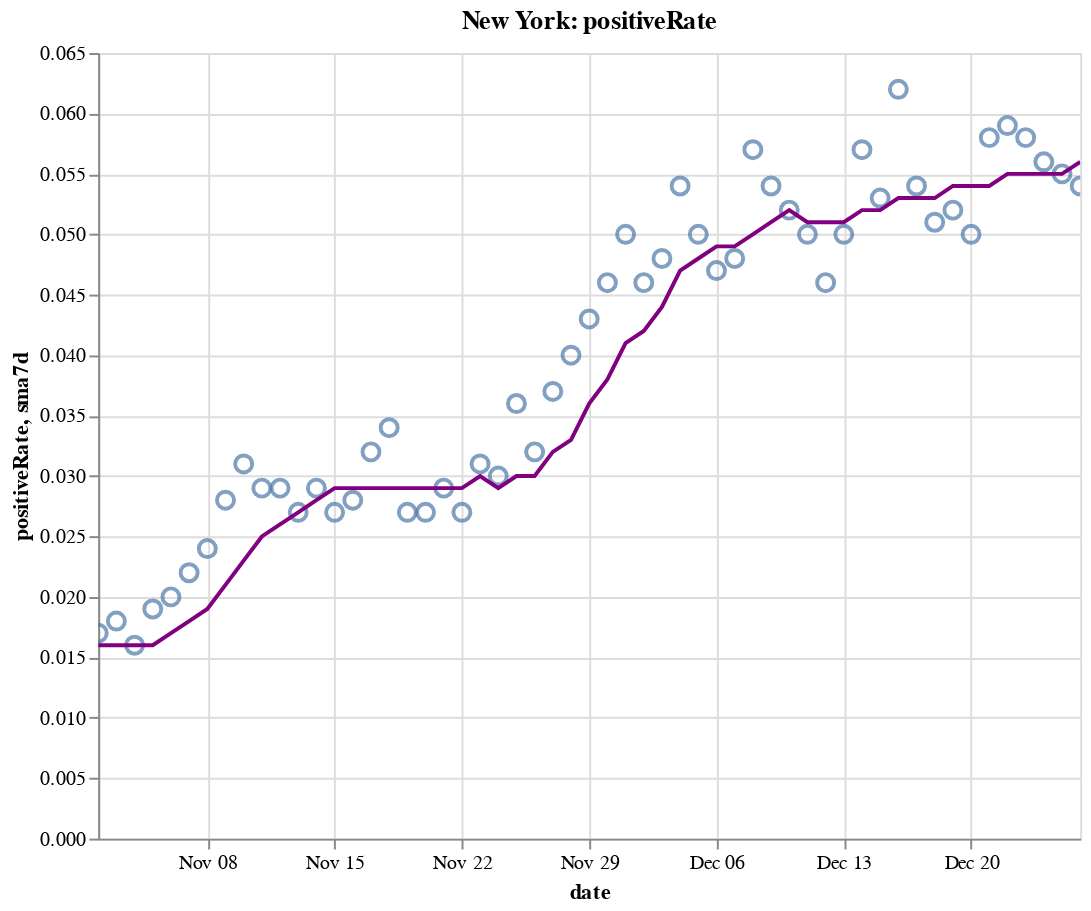

Source (notebook cell):
### Code cell
create_plot(ny, 'positiveRate')

### Figure 1 — Vega-Lite specification as saved in the notebook (floating-point values rounded to 4 significant figures)
{"config": {"view": {"continuousWidth": 400, "continuousHeight": 300}}, "layer": [{"layer": [{"mark": {"type": "point", "size": 75}, "encoding": {"tooltip": [{"type": "temporal", "field": "date"}, {"type": "quantitative", "field": "positiveRate"}, {"type": "quantitative", "field": "sma7d"}], "x": {"type": "temporal", "field": "date"}, "y": {"type": "quantitative", "field": "positiveRate"}}, "selection": {"selector010": {"type": "interval", "bind": "scales", "encodings": ["x", "y"]}}}, {"mark": {"type": "line", "color": "purple"}, "encoding": {"x": {"type": "temporal", "field": "date"}, "y": {"type": "quantitative", "field": "sma7d"}}}]}, {"mark": {"type": "rule", "color": "#aaa"}, "encoding": {"x": {"type": "temporal", "field": "date"}}, "transform": [{"filter": {"selection": "selector009"}}]}, {"mark": "circle", "encoding": {"opacity": {"condition": {"value": 1, "selection": "selector009"}, "value": 0}, "tooltip": [{"type": "temporal", "field": "date"}, {"type": "quantitative", "field": "positiveRate"}, {"type": "quantitative", "field": "sma7d"}], "x": {"type": "temporal", "field": "date"}, "y": {"type": "quantitative", "field": "positiveRate"}}, "selection": {"selector009": {"type": "single", "encodings": ["x"], "on": "mouseover", "nearest": true, "empty": "none"}}}, {"mark": {"type": "text", "align": "left", "dx": 5, "dy": -5, "stroke": "white", "strokeWidth": 2}, "encoding": {"text": {"type": "quantitative", "field": "positiveRate"}, "tooltip": [{"type": "temporal", "field": "date"}, {"type": "quantitative", "field": "positiveRate"}, {"type": "quantitative", "field": "sma7d"}], "x": {"type": "temporal", "field": "date"}, "y": {"type": "quantitative", "field": "positiveRate"}}, "transform": [{"filter": {"selection": "selector009"}}]}, {"mark": {"type": "text", "align": "left", "dx": 5, "dy": -5}, "encoding": {"text": {"type": "quantitative", "field": "positiveRate"}, "tooltip": [{"type": "temporal", "field": "date"}, {"type": "quantitative", "field": "positiveRate"}, {"type": "quantitative", "field": "sma7d"}], "x": {"type": "temporal", "field": "date"}, "y": {"type": "quantitative", "field": "positiveRate"}}, "transform": [{"filter": {"selection": "selector009"}}]}], "data": {"name": "data-a4c2dc2b9904f269aa859118adf8aa88"}, "height": 400, "title": "New York: positiveRate", "width": 500, "$schema": "https://vega.github.io/schema/vega-lite/v4.8.1.json", "datasets": {"data-a4c2dc2b9904f269aa859118adf8aa88": [{"date": "2020-11-02T00:00:00", "totalTestResultsIncrease": 96100.0, "positiveIncrease": 1633.0, "death": 25840.0, "deathIncrease": 14.0, "positiveRate": 0.017, "state": "New York", "sma7d": 0.016}, {"date": "2020-11-03T00:00:00", "totalTestResultsIncrease": 127900.0, "positiveIncrease": 2321.0, "death": 25850.0, "deathIncrease": 15.0, "positiveRate": 0.018, "state": "New York", "sma7d": 0.016}, {"date": "2020-11-04T00:00:00", "totalTestResultsIncrease": 133500.0, "positiveIncrease": 2126.0, "death": 25870.0, "deathIncrease": 15.0, "positiveRate": 0.016, "state": "New York", "sma7d": 0.016}, {"date": "2020-11-05T00:00:00", "totalTestResultsIncrease": 161000.0, "positiveIncrease": 2997.0, "death": 25890.0, "deathIncrease": 24.0, "positiveRate": 0.019, "state": "New York", "sma7d": 0.016}, {"date": "2020-11-06T00:00:00", "totalTestResultsIncrease": 160700.0, "positiveIncrease": 3209.0, "death": 25910.0, "deathIncrease": 18.0, "positiveRate": 0.02, "state": "New York", "sma7d": 0.017}, {"date": "2020-11-07T00:00:00", "totalTestResultsIncrease": 163300.0, "positiveIncrease": 3587.0, "death": 25930.0, "deathIncrease": 18.0, "positiveRate": 0.022, "state": "New York", "sma7d": 0.018}, {"date": "2020-11-08T00:00:00", "totalTestResultsIncrease": 145600.0, "positiveIncrease": 3428.0, "death": 25950.0, "deathIncrease": 19.0, "positiveRate": 0.024, "state": "New York", "sma7d": 0.019}, {"date": "2020-11-09T00:00:00", "totalTestResultsIncrease": 111400.0, "positiveIncrease": 3144.0, "death": 25970.0, "deathIncrease": 26.0, "positiveRate": 0.028, "state": "New York", "sma7d": 0.021}, {"date": "2020-11-10T00:00:00", "totalTestResultsIncrease": 128000.0, "positiveIncrease": 3965.0, "death": 26000.0, "deathIncrease": 32.0, "positiveRate": 0.031, "state": "New York", "sma7d": 0.023}, {"date": "2020-11-11T00:00:00", "totalTestResultsIncrease": 164300.0, "positiveIncrease": 4820.0, "death": 26030.0, "deathIncrease": 21.0, "positiveRate": 0.029, "state": "New York", "sma7d": 0.025}, {"date": "2020-11-12T00:00:00", "totalTestResultsIncrease": 162600.0, "positiveIncrease": 4797.0, "death": 26060.0, "deathIncrease": 29.0, "positiveRate": 0.029, "state": "New York", "sma7d": 0.026}, {"date": "2020-11-13T00:00:00", "totalTestResultsIncrease": 203700.0, "positiveIncrease": 5401.0, "death": 26080.0, "deathIncrease": 24.0, "positiveRate": 0.027, "state": "New York", "sma7d": 0.027}, {"date": "2020-11-14T00:00:00", "totalTestResultsIncrease": 184200.0, "positiveIncrease": 5388.0, "death": 26100.0, "deathIncrease": 24.0, "positiveRate": 0.029, "state": "New York", "sma7d": 0.028}, {"date": "2020-11-15T00:00:00", "totalTestResultsIncrease": 133200.0, "positiveIncrease": 3649.0, "death": 26130.0, "deathIncrease": 30.0, "positiveRate": 0.027, "state": "New York", "sma7d": 0.029}, {"date": "2020-11-16T00:00:00", "totalTestResultsIncrease": 124600.0, "positiveIncrease": 3490.0, "death": 26160.0, "deathIncrease": 26.0, "positiveRate": 0.028, "state": "New York", "sma7d": 0.029}, {"date": "2020-11-17T00:00:00", "totalTestResultsIncrease": 159900.0, "positiveIncrease": 5088.0, "death": 26190.0, "deathIncrease": 30.0, "positiveRate": 0.032, "state": "New York", "sma7d": 0.029}, {"date": "2020-11-18T00:00:00", "totalTestResultsIncrease": 154400.0, "positiveIncrease": 5294.0, "death": 26220.0, "deathIncrease": 36.0, "positiveRate": 0.034, "state": "New York", "sma7d": 0.029}, {"date": "2020-11-19T00:00:00", "totalTestResultsIncrease": 195200.0, "positiveIncrease": 5310.0, "death": 26260.0, "deathIncrease": 32.0, "positiveRate": 0.027, "state": "New York", "sma7d": 0.029}, {"date": "2020-11-20T00:00:00", "totalTestResultsIncrease": 205500.0, "positiveIncrease": 5468.0, "death": 26290.0, "deathIncrease": 35.0, "positiveRate": 0.027, "state": "New York", "sma7d": 0.029}, {"date": "2020-11-21T00:00:00", "totalTestResultsIncrease": 207900.0, "positiveIncrease": 5972.0, "death": 26330.0, "deathIncrease": 34.0, "positiveRate": 0.029, "state": "New York", "sma7d": 0.029}, {"date": "2020-11-22T00:00:00", "totalTestResultsIncrease": 196600.0, "positiveIncrease": 5392.0, "death": 26360.0, "deathIncrease": 31.0, "positiveRate": 0.027, "state": "New York", "sma7d": 0.029}, {"date": "2020-11-23T00:00:00", "totalTestResultsIncrease": 191500.0, "positiveIncrease": 5906.0, "death": 26390.0, "deathIncrease": 33.0, "positiveRate": 0.031, "state": "New York", "sma7d": 0.03}, {"date": "2020-11-24T00:00:00", "totalTestResultsIncrease": 164800.0, "positiveIncrease": 4881.0, "death": 26440.0, "deathIncrease": 51.0, "positiveRate": 0.03, "state": "New York", "sma7d": 0.029}, {"date": "2020-11-25T00:00:00", "totalTestResultsIncrease": 173100.0, "positiveIncrease": 6265.0, "death": 26480.0, "deathIncrease": 41.0, "positiveRate": 0.036, "state": "New York", "sma7d": 0.03}, {"date": "2020-11-26T00:00:00", "totalTestResultsIncrease": 217700.0, "positiveIncrease": 6933.0, "death": 26550.0, "deathIncrease": 67.0, "positiveRate": 0.032, "state": "New York", "sma7d": 0.03}, {"date": "2020-11-27T00:00:00", "totalTestResultsIncrease": 219400.0, "positiveIncrease": 8176.0, "death": 26590.0, "deathIncrease": 39.0, "positiveRate": 0.037, "state": "New York", "sma7d": 0.032}, {"date": "2020-11-28T00:00:00", "totalTestResultsIncrease": 152400.0, "positiveIncrease": 6063.0, "death": 26630.0, "deathIncrease": 44.0, "positiveRate": 0.04, "state": "New York", "sma7d": 0.033}, {"date": "2020-11-29T00:00:00", "totalTestResultsIncrease": 157300.0, "positiveIncrease": 6723.0, "death": 26690.0, "deathIncrease": 58.0, "positiveRate": 0.043, "state": "New York", "sma7d": 0.036}, {"date": "2020-11-30T00:00:00", "totalTestResultsIncrease": 149000.0, "positiveIncrease": 6819.0, "death": 26750.0, "deathIncrease": 57.0, "positiveRate": 0.046, "state": "New York", "sma7d": 0.038}, {"date": "2020-12-01T00:00:00", "totalTestResultsIncrease": 146700.0, "positiveIncrease": 7285.0, "death": 26820.0, "deathIncrease": 69.0, "positiveRate": 0.05, "state": "New York", "sma7d": 0.041}, {"date": "2020-12-02T00:00:00", "totalTestResultsIncrease": 193600.0, "positiveIncrease": 8973.0, "death": 26890.0, "deathIncrease": 73.0, "positiveRate": 0.046, "state": "New York", "sma7d": 0.042}, {"date": "2020-12-03T00:00:00", "totalTestResultsIncrease": 203400.0, "positiveIncrease": 9855.0, "death": 26960.0, "deathIncrease": 66.0, "positiveRate": 0.048, "state": "New York", "sma7d": 0.044}, {"date": "2020-12-04T00:00:00", "totalTestResultsIncrease": 208300.0, "positiveIncrease": 11270.0, "death": 27020.0, "deathIncrease": 62.0, "positiveRate": 0.054, "state": "New York", "sma7d": 0.047}, {"date": "2020-12-05T00:00:00", "totalTestResultsIncrease": 215400.0, "positiveIncrease": 10760.0, "death": 27090.0, "deathIncrease": 72.0, "positiveRate": 0.05, "state": "New York", "sma7d": 0.048}, {"date": "2020-12-06T00:00:00", "totalTestResultsIncrease": 205800.0, "positiveIncrease": 9702.0, "death": 27150.0, "deathIncrease": 60.0, "positiveRate": 0.047, "state": "New York", "sma7d": 0.049}, {"date": "2020-12-07T00:00:00", "totalTestResultsIncrease": 152300.0, "positiveIncrease": 7302.0, "death": 27230.0, "deathIncrease": 83.0, "positiveRate": 0.048, "state": "New York", "sma7d": 0.049}, {"date": "2020-12-08T00:00:00", "totalTestResultsIncrease": 162500.0, "positiveIncrease": 9335.0, "death": 27310.0, "deathIncrease": 75.0, "positiveRate": 0.057, "state": "New York", "sma7d": 0.05}, {"date": "2020-12-09T00:00:00", "totalTestResultsIncrease": 194600.0, "positiveIncrease": 10600.0, "death": 27400.0, "deathIncrease": 97.0, "positiveRate": 0.054, "state": "New York", "sma7d": 0.051}, {"date": "2020-12-10T00:00:00", "totalTestResultsIncrease": 197400.0, "positiveIncrease": 10180.0, "death": 27500.0, "deathIncrease": 94.0, "positiveRate": 0.052, "state": "New York", "sma7d": 0.052}, {"date": "2020-12-11T00:00:00", "totalTestResultsIncrease": 212700.0, "positiveIncrease": 10600.0, "death": 27590.0, "deathIncrease": 89.0, "positiveRate": 0.05, "state": "New York", "sma7d": 0.051}, {"date": "2020-12-12T00:00:00", "totalTestResultsIncrease": 242900.0, "positiveIncrease": 11130.0, "death": 27680.0, "deathIncrease": 88.0, "positiveRate": 0.046, "state": "New York", "sma7d": 0.051}, {"date": "2020-12-13T00:00:00", "totalTestResultsIncrease": 205200.0, "positiveIncrease": 10190.0, "death": 27780.0, "deathIncrease": 110.0, "positiveRate": 0.05, "state": "New York", "sma7d": 0.051}, {"date": "2020-12-14T00:00:00", "totalTestResultsIncrease": 159800.0, "positiveIncrease": 9044.0, "death": 27870.0, "deathIncrease": 85.0, "positiveRate": 0.057, "state": "New York", "sma7d": 0.052}, {"date": "2020-12-15T00:00:00", "totalTestResultsIncrease": 194200.0, "positiveIncrease": 10350.0, "death": 28000.0, "deathIncrease": 132.0, "positiveRate": 0.053, "state": "New York", "sma7d": 0.052}, {"date": "2020-12-16T00:00:00", "totalTestResultsIncrease": 160900.0, "positiveIncrease": 9998.0, "death": 28100.0, "deathIncrease": 98.0, "positiveRate": 0.062, "state": "New York", "sma7d": 0.053}, {"date": "2020-12-17T00:00:00", "totalTestResultsIncrease": 202800.0, "positiveIncrease": 10910.0, "death": 28220.0, "deathIncrease": 122.0, "positiveRate": 0.054, "state": "New York", "sma7d": 0.053}, {"date": "2020-12-18T00:00:00", "totalTestResultsIncrease": 249400.0, "positiveIncrease": 12700.0, "death": 28340.0, "deathIncrease": 122.0, "positiveRate": 0.051, "state": "New York", "sma7d": 0.053}, {"date": "2020-12-19T00:00:00", "totalTestResultsIncrease": 191500.0, "positiveIncrease": 9919.0, "death": 28470.0, "deathIncrease": 130.0, "positiveRate": 0.052, "state": "New York", "sma7d": 0.054}, {"date": "2020-12-20T00:00:00", "totalTestResultsIncrease": 197300.0, "positiveIncrease": 9957.0, "death": 28600.0, "deathIncrease": 124.0, "positiveRate": 0.05, "state": "New York", "sma7d": 0.054}, {"date": "2020-12-21T00:00:00", "totalTestResultsIncrease": 156500.0, "positiveIncrease": 9007.0, "death": 28710.0, "deathIncrease": 111.0, "positiveRate": 0.058, "state": "New York", "sma7d": 0.054}, {"date": "2020-12-22T00:00:00", "totalTestResultsIncrease": 164900.0, "positiveIncrease": 9716.0, "death": 28850.0, "deathIncrease": 141.0, "positiveRate": 0.059, "state": "New York", "sma7d": 0.055}, {"date": "2020-12-23T00:00:00", "totalTestResultsIncrease": 204400.0, "positiveIncrease": 11940.0, "death": 29020.0, "deathIncrease": 166.0, "positiveRate": 0.058, "state": "New York", "sma7d": 0.055}, {"date": "2020-12-24T00:00:00", "totalTestResultsIncrease": 226300.0, "positiveIncrease": 12570.0, "death": 29150.0, "deathIncrease": 133.0, "positiveRate": 0.056, "state": "New York", "sma7d": 0.055}, {"date": "2020-12-25T00:00:00", "totalTestResultsIncrease": 226600.0, "positiveIncrease": 12450.0, "death": 29270.0, "deathIncrease": 121.0, "positiveRate": 0.055, "state": "New York", "sma7d": 0.055}, {"date": "2020-12-26T00:00:00", "totalTestResultsIncrease": 201400.0, "positiveIncrease": 10810.0, "death": 29400.0, "deathIncrease": 126.0, "positiveRate": 0.054, "state": "New York", "sma7d": 0.056}]}}
